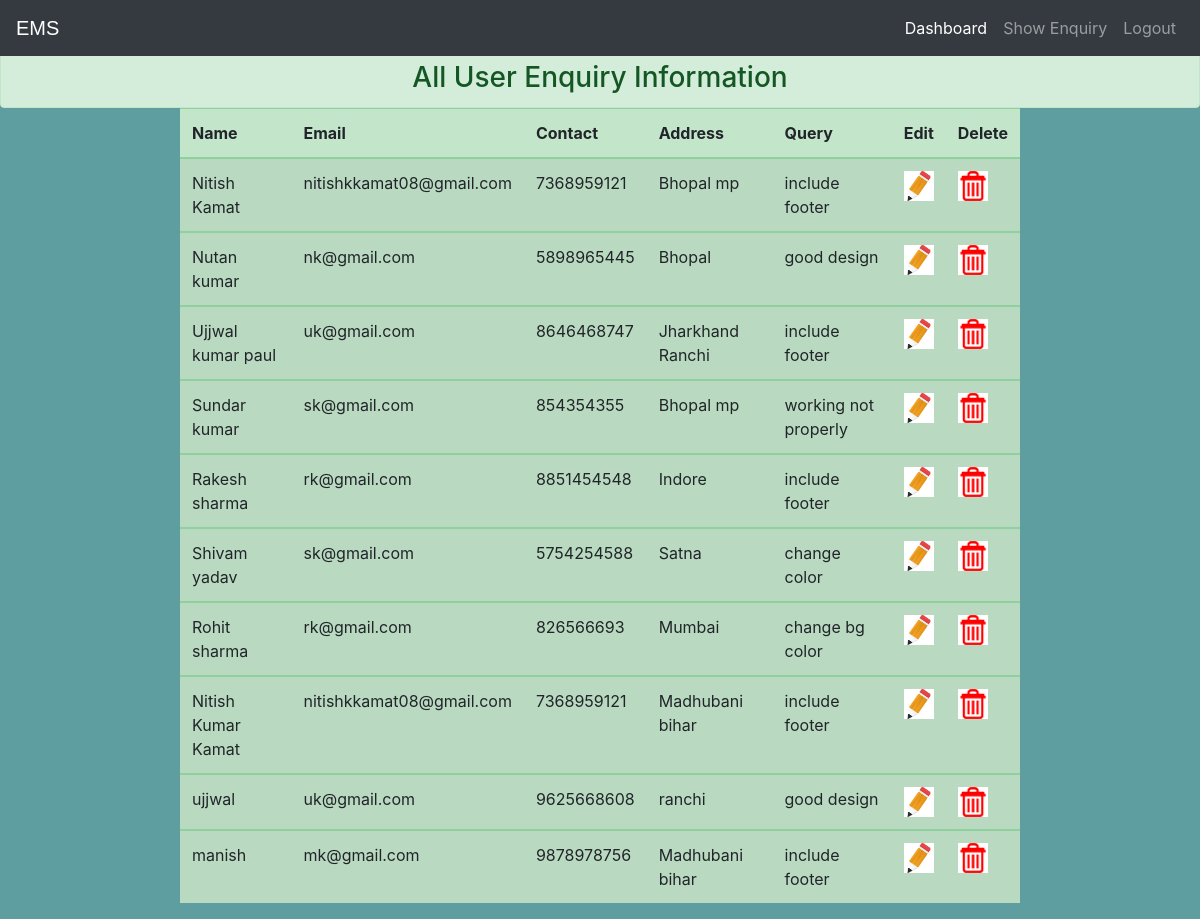
Screenshot of /user/DisplayAdmin/ with the database file from the repository.
### user_enquiry/models.py (models this page shows)
class EnquiryDatabase(models.Model):
    Name=models.CharField(max_length=50,null=False)
    Email=models.EmailField(max_length=50,null=False)
    Contact=models.IntegerField(null=False)
    Address=models.CharField(max_length=100,null=False)
    Query=models.CharField(max_length=200,null=False)

### user_enquiry/views.py (the view)
# urls.py: path('DisplayAdmin/',views.DisplayAdmin,name="DisplayAdmin"),
def DisplayAdmin(req):
	enqdata=EnquiryDatabase.objects.all()
	return render(req,"displayadmin.html",{'enqdata':enqdata})

### templates/displayadmin.html (shortened to what this page needs)
{% load static %}
<!DOCTYPE html>
<html lang="en">
<head>
    <link rel="stylesheet" href="https://stackpath.bootstrapcdn.com/bootstrap/4.3.1/css/bootstrap.min.css">
    <link rel="stylesheet" href="https://maxcdn.bootstrapcdn.com/font-awesome/4.7.0/css/font-awesome.min.css">
</head>
<body>
    {% include 'navbaradmin.html' %}
    <br>
	<br>
	<center><h3 style=" margin-bottom: 0px;"class = 'alert alert-success'>All User Enquiry Information</h3></center>
    <table class="table table-success table-striped">
        <thead>
            <tr>
              <th>Name</th>
              <th>Email</th>
              <th>Contact</th>
              <th>Address</th>
              <th>Query</th>
              <th>Edit</th>
              <th>Delete</th>
            </tr>
          </thead>
          {% for i in enqdata %}
          <tbody>
              <tr>
                  <td>{{i.Name}}</td>
                  <td>{{i.Email}}</td>
                  <td>{{i.Contact}}</td>
                  <td>{{i.Address}}</td>
                  <td>{{i.Query}}</td>
                  <td>
                      <a href="{% url 'updatedata' i.id %}"><img src="{% static 'images/edit.jpg' %}" width="30px" height="30px" alt="Edit">
                     </a>
                    </td>
                  <td>
                    <a href="{% url 'deletedata' i.id %}"><img src="{% static 'images/delete.png' %}" width="30px" height="30px" alt="Delete">
                    </a>
                    </td>
              </tr>
          </tbody>
          {% endfor %}
      </table>
</body>
</html>

### templates/navbaradmin.html (shortened to what this page needs)
<!DOCTYPE html>
{% load static %}
<html lang="en">
<head>
<link rel="stylesheet" href="https://stackpath.bootstrapcdn.com/bootstrap/4.3.1/css/bootstrap.min.css">
	<link rel="stylesheet" href="https://maxcdn.bootstrapcdn.com/font-awesome/4.7.0/css/font-awesome.min.css">
</head>
<body>
<div class="bs-example">
    <nav class="navbar navbar-expand-md bg-dark navbar-dark fixed-top">
        <a href="{% url 'aAfterlogin' %}" class="navbar-brand">EMS</a>
        <div class="collapse navbar-collapse justify-content-between" id="navbarCollapse">
            <div class="navbar-nav">
                <a href="{% url 'aAfterlogin' %}" class="nav-item nav-link active">Dashboard</a>
                <a href="{% url 'DisplayAdmin' %}" class="nav-item nav-link">Show Enquiry</a>
                <a href="{% url 'home' %}" class="nav-item nav-link">Logout</a>
            </div>
        </div>
    </nav>
</div>
</body>
</html>

### templates/displayadmin.html (style rules this page uses)
body { background-color: cadetblue!important; }
table { width: 70%!important; margin: auto; }

### templates/navbaradmin.html (style rules this page uses)
.bs-example { margin: 0px; }
.navbar-brand { font-size: 20px; font-family: sans-serif; }

### rows the page displays
EnquiryDatabase: Name "Nitish Kamat", Email "nitishkkamat08@gmail.com", Contact "7368959121", Address "Bhopal mp", Query "include footer"
EnquiryDatabase: Name "Nutan kumar", Email "nk@gmail.com", Contact "5898965445", Address "Bhopal", Query "good design"
EnquiryDatabase: Name "Ujjwal kumar paul", Email "uk@gmail.com", Contact "8646468747", Address "Jharkhand Ranchi", Query "include footer"
EnquiryDatabase: Name "Sundar kumar", Email "sk@gmail.com", Contact "854354355", Address "Bhopal mp", Query "working not properly"
EnquiryDatabase: Name "Rakesh sharma", Email "rk@gmail.com", Contact "8851454548", Address "Indore", Query "include footer"
EnquiryDatabase: Name "Shivam yadav", Email "sk@gmail.com", Contact "5754254588", Address "Satna", Query "change color"
EnquiryDatabase: Name "Rohit sharma", Email "rk@gmail.com", Contact "826566693", Address "Mumbai", Query "change bg color"
EnquiryDatabase: Name "Nitish Kumar Kamat", Email "nitishkkamat08@gmail.com", Contact "7368959121", Address "Madhubani bihar", Query "include footer"
EnquiryDatabase: Name "ujjwal", Email "uk@gmail.com", Contact "9625668608", Address "ranchi", Query "good design"
EnquiryDatabase: Name "manish", Email "mk@gmail.com", Contact "9878978756", Address "Madhubani bihar", Query "include footer"
